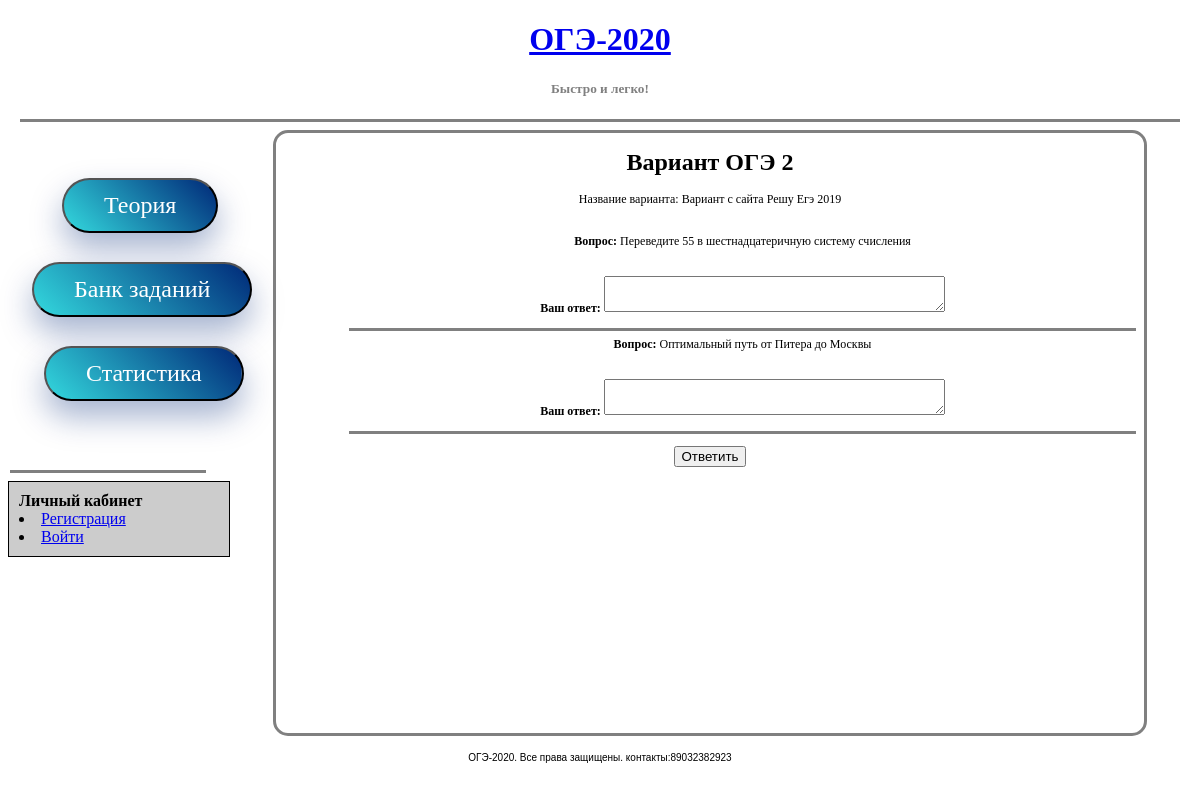
Page /variant/2 on the earlier database version.
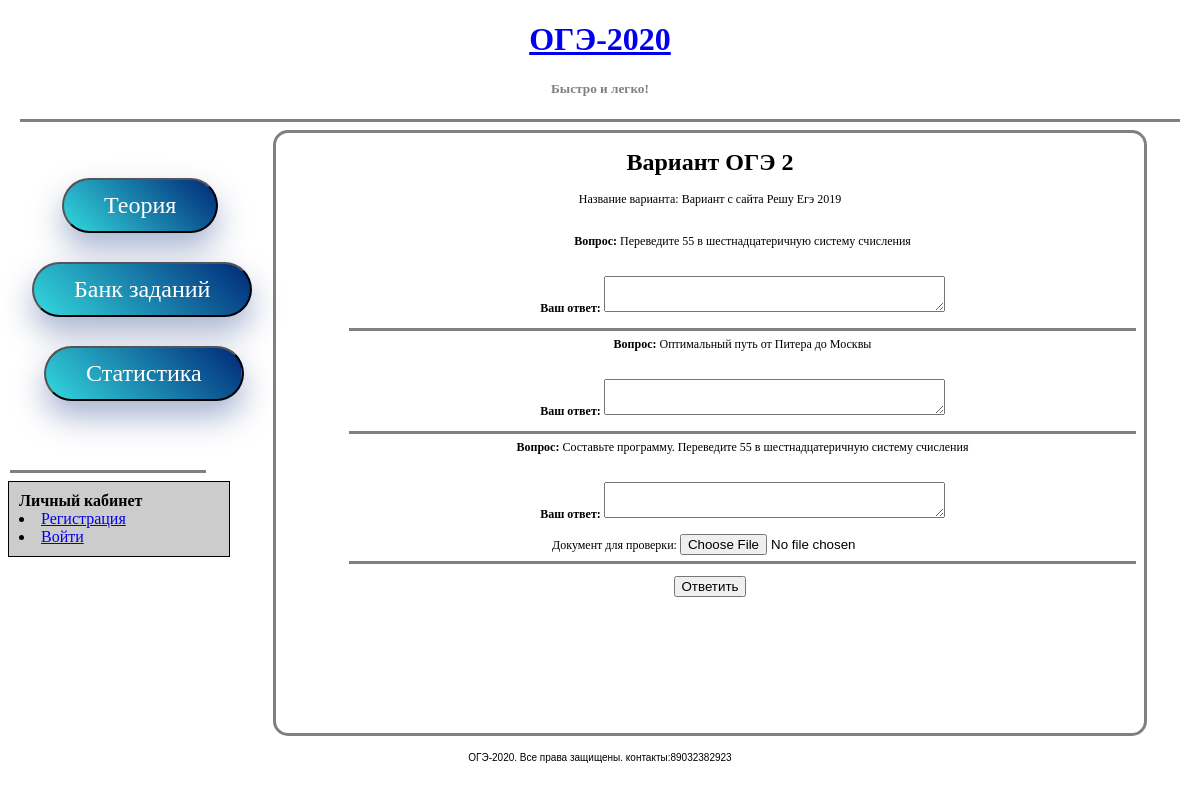
Same page on the later database version.
### oge2020/models.py (models this page shows, shortened)
class BaseModel(models.Model):
    created_date    = models.DateTimeField(default=timezone.now)
    published_date  = models.DateTimeField(blank=True, null=True)
    class Meta:
        abstract = True

class Question(BaseModel):
    theme_number    = models.ForeignKey(Theme, on_delete=models.CASCADE, related_name='test_questions', verbose_name='Тема')
    exercise_number = models.ForeignKey(Exercise, on_delete=models.CASCADE, related_name='questions', verbose_name='Вопрос')
    variant_number  = models.ForeignKey(Variant, on_delete=models.CASCADE, related_name='variants', verbose_name='Вариант')
    question_text   = models.TextField()
    question_answer = models.TextField()
    question_type   = models.IntegerField(default = 1)
    author = models.ForeignKey(settings.AUTH_USER_MODEL, on_delete=models.CASCADE)
    picture1 = models.ImageField(verbose_name='Изображение 1', null=True, blank=True)
    picture2 = models.ImageField(verbose_name='Изображение 2', null=True, blank=True)
    picture3 = models.ImageField(verbose_name='Изображение 3', null=True, blank=True)
    picture4 = models.ImageField(verbose_name='Изображение 4', null=True, blank=True)
    picture5 = models.ImageField(verbose_name='Изображение 5', null=True, blank=True)

### oge2020/views.py (the view)
# urls.py: url(r'^variant/(?P<pk>\d+)$', views.VariantDetailView.as_view(), name='variant-detail'),
class VariantDetailView(generic.DetailView):
    model = Variant
    template_name = 'variants/variant-detail.html'
    def get_context_data(self, **kwargs):
        context = super(VariantDetailView, self).get_context_data(**kwargs)
        context['variant_object'] = Variant.objects.get(id=self.kwargs.get('pk'))
        context['question_list'] = Question.objects.filter(variant_number=self.kwargs.get('pk'))   #all()
        return context

### templates/variants/variant-detail.html (shortened to what this page needs)
{% extends "oge2020/base.html" %}
{% block header %} Вариант ОГЭ {{ object.id }} {% endblock header %}
{% block content %}
    <p> Название варианта: {{ variant_object.name }}
        <br>
        <br>
        {% if question_list %}
            <form action="../exercise_result/" method="post" enctype="multipart/form-data">
                <ul>
                    {% for test in question_list %}
                        <li>
                            <b>Вопрос: </b> {{ test.question_text }}
                            <br>
                            <br>
                        <p><label for="id_answer-{{ test.id }}"><b>Ваш ответ: </b></label>
                            <textarea name="answer-{{ test.id }}" cols="40" rows="2" id="id_answer-{{ test.id }}"
                                      required></textarea></p>
                        {% if test.question_type == 3 %}
                            <label for="answer_document-{{ test.id }}">Документ для проверки:</label>
                            <input type="file" name="answer_document-{{ test.id }}"
                                   id="id_answer_document-{{ test.id }}" required>
                        {% endif %}
                        </li>
                        <li>
                        <hr>
                    {% endfor %}
            </ul>
            <input type="submit" value="Ответить"/>
            </form>
        {% else %}
            <p>В настоящее время нет теоретических материалов.</p>
        {% endif %}
{% endblock %}

Differences in the rows shown:
added Question: question_text "Составьте программу. Переведите 55 в шестнадцатеричную систему счисления"
